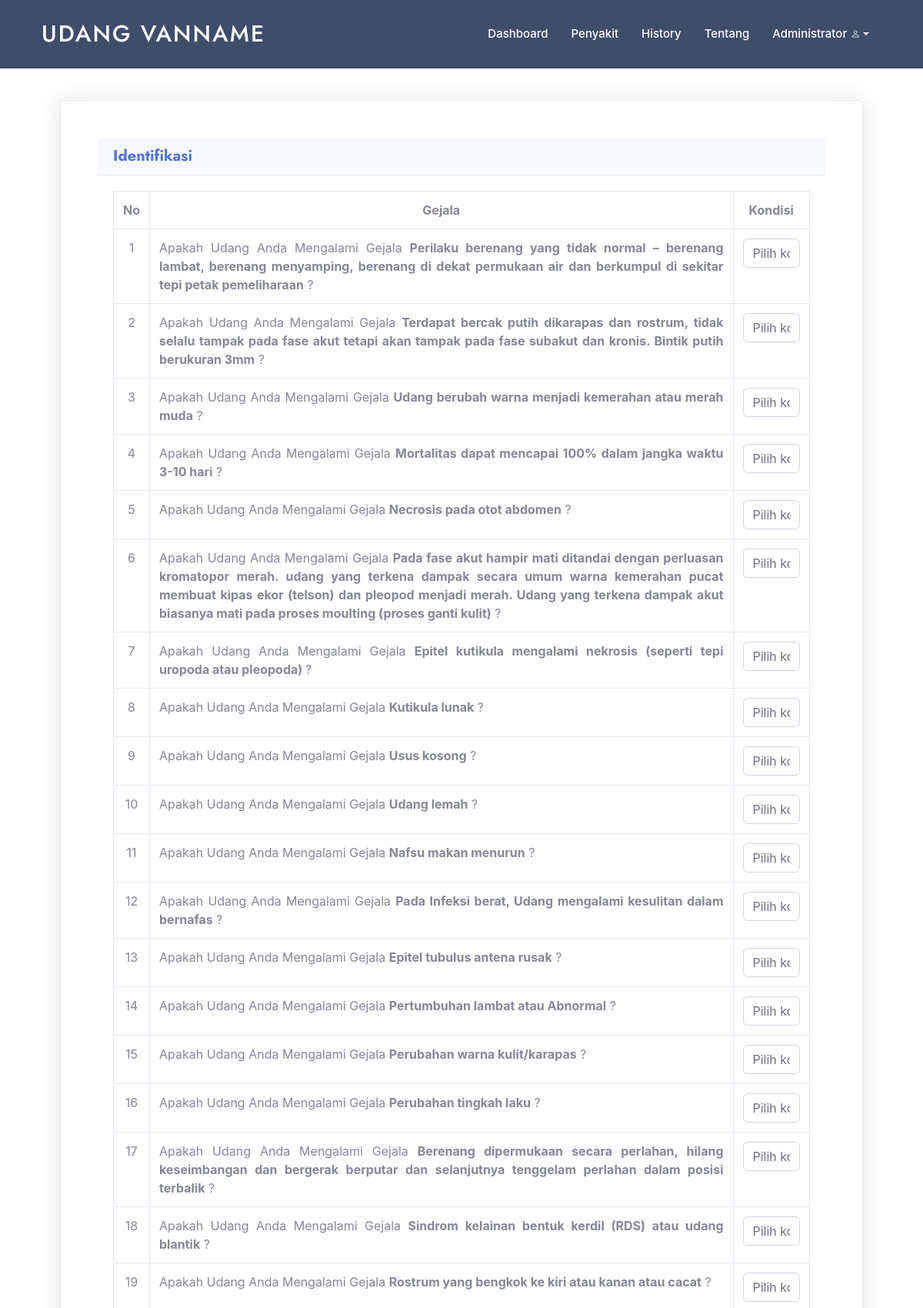
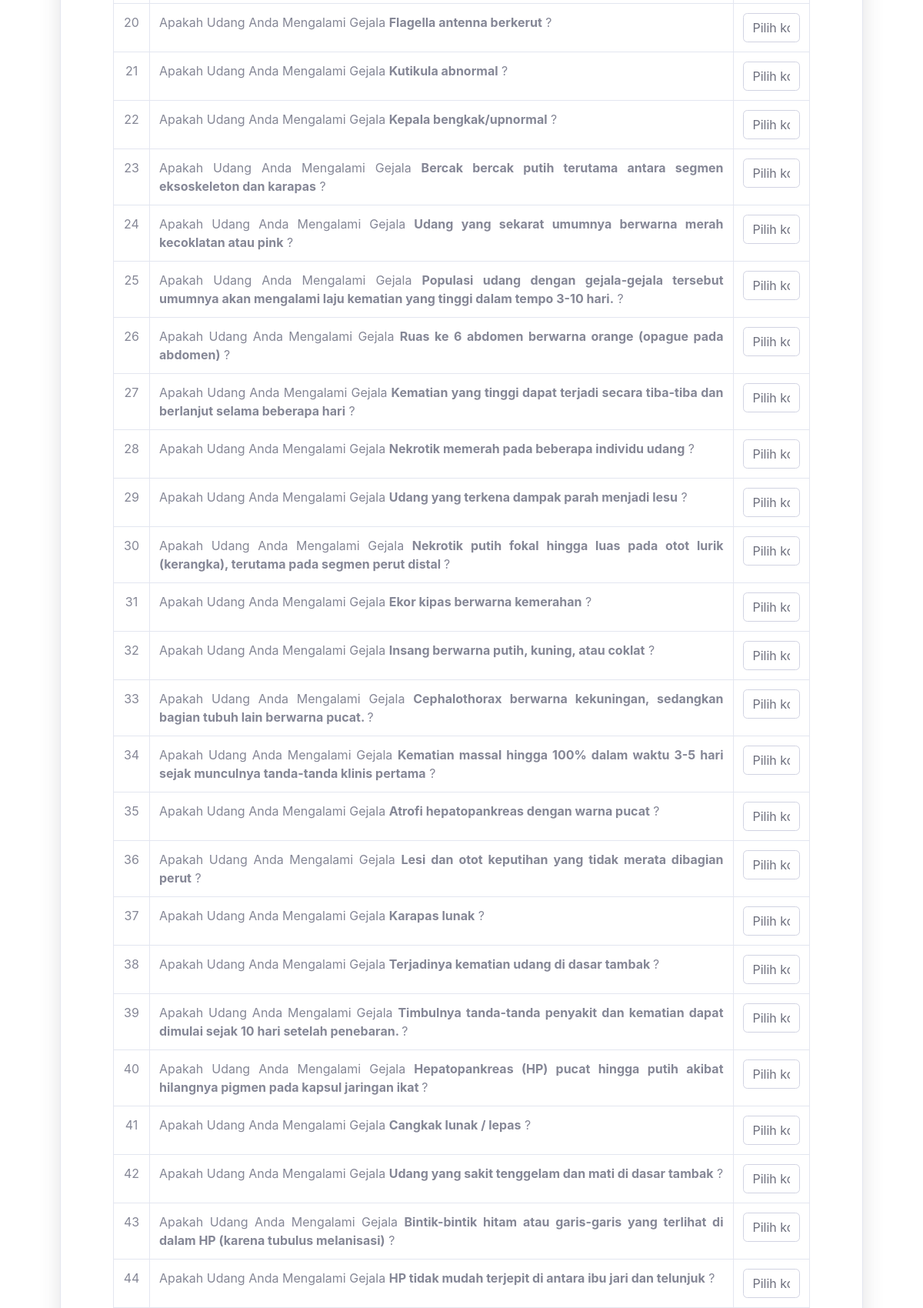
Page /user/identifikasi.php (signed in, upper part) on the committed database (2 pictures, top to bottom).
### tables this page shows
CREATE TABLE `tb_akun` (
  `id_akun` int(11) NOT NULL,
  `nama_lengkap` varchar(50) NOT NULL,
  `username` varchar(50) NOT NULL,
  `password` varchar(50) NOT NULL,
  `level` varchar(30) NOT NULL
);

CREATE TABLE `tb_gejala` (
  `id_gejala` int(11) NOT NULL,
  `nama_gejala` text NOT NULL
);

### user/identifikasi.php (the view, shortened to what this page needs)
<?php
include '../assets/conn/config.php';
include 'header.php';
?>
<section id="portfolio" class="portfolio">
    <div class="container" data-aos="fade-up">
        <div class="section-title">
        </div>
        <div id="portfolio-flters" class="d-flex justify-content-center" data-aos="fade-up" data-aos-delay="100">
<div class="container">
	<div class="card shadow p-5 mb-5">
        <?php if (empty($_GET['no_regidentifikasi'])){?>
		<div class = "card-header">
            <h5 class= "m-0 font-weight-bold text-primary">Identifikasi</h5>
        </div>
            <?php }else{}?>
        <?php if (empty($_GET['no_regidentifikasi'])){?>
        <div class="card-body">
            <form action="identifikasi.php?aksi=identifikasi" id="form-identifikasi" method="POST" enctype="multipart/form-data">
                <div class="table-responsive">
                    <table class="table table-bordered">
                        <tr>
                            <th class="text-center">No</th>
                            <th class="text-center">Gejala</th>
                            <th class="text-center">Kondisi</th>
                        </tr>
                <?php
                $data = mysqli_query($conn,"SELECT * FROM tb_gejala ORDER BY id_gejala");
                $i=0;
                while($a=mysqli_fetch_array($data)){
                    $i++;
                    echo "
                    <tr>
                    <td class='text-center'>$i</td>
                    <td class='text-justify'>Apakah Udang Anda Mengalami Gejala <b>$a[nama_gejala]</b> ?</td>
                    <td >
                    <select class='form-control' name='kondisi[$i]'>
                    <option selected disabled>Pilih kondisi</option>
                    <option value='0'>Tidak</option>
                    <option value='0.2'>Tidak Tahu</option>
                    <option value='0.4'>Sedikit Yakin</option>
                    <option value='0.6'>Cukup Yakin</option>
                    <option value='0.8'>Yakin</option>
                    <option value='1'>Sangat Yakin</option>
                    </select>
                    </td>
                    </tr>
                    <input type='hidden' name='id_gejala[$i]' value='$a[id_gejala]'>
                    ";
                }
                ?>
                    </table>
                </div>
            </form>
        </div>
        <br>
        <br>
    <?php }
    ?>
</div>
</div>
    </div>
</section>

### user/header.php (shortened to what this page needs)
<?php
include '../assets/conn/config.php';
?>
<!DOCTYPE html>
<html lang="en">
<head>
  <link href="../assets-user/vendor/aos/aos.css" rel="stylesheet">
  <link href="../assets-user/vendor/bootstrap/css/bootstrap.min.css" rel="stylesheet">
  <link href="../assets-user/vendor/bootstrap-icons/bootstrap-icons.css" rel="stylesheet">
  <link href="../assets-user/vendor/boxicons/css/boxicons.min.css" rel="stylesheet">
  <link href="../assets-user/vendor/glightbox/css/glightbox.min.css" rel="stylesheet">
  <link href="../assets-user/vendor/remixicon/remixicon.css" rel="stylesheet">
  <link href="../assets-user/vendor/swiper/swiper-bundle.min.css" rel="stylesheet">
  <link href="../assets-user/css/style.css" rel="stylesheet">
  <link href="../assets/vendor/fontawesome-free/css/all.min.css" rel="stylesheet" type="text/css">
  <link href="../assets/css/sb-admin-2.min.css" rel="stylesheet">
  <link href="../assets/vendor/datatables/dataTables.bootstrap4.min.css" rel="stylesheet">
</head>
<body>
  <header id="header" class="fixed-top">
    <div class="container d-flex align-items-center">
      <h1 class="logo me-auto"><a href="index.php">UDANG VANNAME</a></h1>
      <nav id="navbar" class="navbar">
        <ul>
          <li><a class="nav-link scrollto" href="index.php">Dashboard</a></li>
          <li><a class="nav-link scrollto" href="penyakit.php">Penyakit</a></li>
          <li><a class="nav-link scrollto" href="history.php">History</a></li>
          <li><a class="nav-link scrollto" href="tentang.php">Tentang</a></li>
          <li class="dropdown">
  <a href="#" class="dropdown-toggle" data-toggle="dropdown">
    <span>
      <?php
      $username = $_SESSION['username'];
      $det = mysqli_query($conn, "SELECT * FROM tb_akun WHERE username='$username'");
      while ($d = mysqli_fetch_array($det)) {
      ?>
        <span><?php echo $d['nama_lengkap']; ?></span>
      <?php
      }
      ?>
    </span>
    <i class="bi bi-person"></i>
  </a>
</li>
      </nav>
    </div>
  </header>
  </body>
</html>

### assets-user/css/style.css (style rules this page uses)
body { font-family: "Open Sans", sans-serif; color: #444444; }
a { color: #47b2e4; text-decoration: none; }
h1, h2, h3, h4, h5, h6 { font-family: "Jost", sans-serif; }
#header { transition: all 0.5s; z-index: 997; padding: 15px 0; }
#header .logo { font-size: 30px; margin: 0; padding: 0; line-height: 1; font-weight: 500; letter-spacing: 2px; text-transform: uppercase; }
#header .logo a { color: #fff; }
.navbar { padding: 0; }
.navbar ul { margin: 0; padding: 0; display: flex; list-style: none; align-items: center; }
.navbar li { position: relative; }
.navbar a, .navbar a:focus { display: flex; align-items: center; justify-content: space-between; padding: 10px 0 10px 30px; font-size: 15px; font-weight: 500; color: #fff; white-space: nowrap; transition: 0.3s; }
.navbar a i, .navbar a:focus i { font-size: 12px; line-height: 0; margin-left: 5px; }
section { padding: 60px 0; overflow: hidden; }
.section-title { text-align: center; padding-bottom: 30px; }
.portfolio #portfolio-flters { list-style: none; margin-bottom: 20px; }

### user/identifikasi.php (style rules this page uses)
#header { background: rgba(40, 58, 90, 0.9); }
section { padding: 0; padding-top: 100px; }

### rows in the picture
tb_akun: nama_lengkap "Administrator"
tb_gejala: nama_gejala "Perilaku berenang yang tidak normal – berenang lambat, berenang menyamping, berenang di dekat permukaan air dan berkumpul di sekitar tepi petak pemeliharaan"
tb_gejala: nama_gejala "Terdapat bercak putih dikarapas dan rostrum, tidak selalu tampak pada fase akut tetapi akan tampak pada fase subakut dan kronis. Bintik putih berukuran 3mm"
tb_gejala: nama_gejala "Udang berubah warna menjadi kemerahan atau merah muda"
tb_gejala: nama_gejala "Mortalitas dapat mencapai 100% dalam jangka waktu 3-10 hari"
tb_gejala: nama_gejala "Necrosis pada otot abdomen"
tb_gejala: nama_gejala "Pada fase akut hampir mati ditandai dengan perluasan kromatopor merah. udang yang terkena dampak secara umum warna kemerahan pucat membuat kipas ekor (telson) dan pleopod menjadi merah. Udang yang terkena dampak akut biasanya mati pada proses moulting (proses ganti kulit)"
tb_gejala: nama_gejala "Epitel kutikula mengalami nekrosis (seperti tepi uropoda atau pleopoda)"
tb_gejala: nama_gejala "Kutikula lunak"
tb_gejala: nama_gejala "Usus kosong"
tb_gejala: nama_gejala "Udang lemah"
tb_gejala: nama_gejala "Nafsu makan menurun"
tb_gejala: nama_gejala "Pada Infeksi berat, Udang mengalami kesulitan dalam bernafas"
tb_gejala: nama_gejala "Epitel tubulus antena rusak"
tb_gejala: nama_gejala "Pertumbuhan lambat atau Abnormal"
tb_gejala: nama_gejala "Perubahan warna kulit/karapas"
tb_gejala: nama_gejala "Perubahan tingkah laku"
tb_gejala: nama_gejala "Berenang dipermukaan secara perlahan, hilang keseimbangan dan bergerak berputar dan selanjutnya tenggelam perlahan dalam posisi terbalik"
tb_gejala: nama_gejala "Sindrom kelainan bentuk kerdil (RDS) atau udang blantik"
tb_gejala: nama_gejala "Rostrum yang bengkok ke kiri atau kanan atau cacat"
tb_gejala: nama_gejala "Flagella antenna berkerut"
tb_gejala: nama_gejala "Kutikula abnormal"
tb_gejala: nama_gejala "Kepala bengkak/upnormal"
tb_gejala: nama_gejala "Bercak bercak putih terutama antara segmen eksoskeleton dan karapas"
tb_gejala: nama_gejala "Udang yang sekarat umumnya berwarna merah kecoklatan atau pink"
tb_gejala: nama_gejala "Populasi udang dengan gejala-gejala tersebut umumnya akan mengalami laju kematian yang tinggi dalam tempo 3-10 hari."
tb_gejala: nama_gejala "Ruas ke 6 abdomen berwarna orange (opague pada abdomen)"
tb_gejala: nama_gejala "Kematian yang tinggi dapat terjadi secara tiba-tiba dan berlanjut selama beberapa hari"
tb_gejala: nama_gejala "Nekrotik memerah pada beberapa individu udang"
tb_gejala: nama_gejala "Udang yang terkena dampak parah menjadi lesu"
tb_gejala: nama_gejala "Nekrotik putih fokal hingga luas pada otot lurik (kerangka), terutama pada segmen perut distal"
tb_gejala: nama_gejala "Ekor kipas berwarna kemerahan"
tb_gejala: nama_gejala "Insang berwarna putih, kuning, atau coklat"
tb_gejala: nama_gejala "Cephalothorax berwarna kekuningan, sedangkan bagian tubuh lain berwarna pucat."
tb_gejala: nama_gejala "Kematian massal hingga 100% dalam waktu 3-5 hari sejak munculnya tanda-tanda klinis pertama"
tb_gejala: nama_gejala "Atrofi hepatopankreas dengan warna pucat"
tb_gejala: nama_gejala "Lesi dan otot keputihan yang tidak merata dibagian perut"
tb_gejala: nama_gejala "Karapas lunak"
tb_gejala: nama_gejala "Terjadinya kematian udang di dasar tambak"
tb_gejala: nama_gejala "Timbulnya tanda-tanda penyakit dan kematian dapat dimulai sejak 10 hari setelah penebaran."
tb_gejala: nama_gejala "Hepatopankreas (HP) pucat hingga putih akibat hilangnya pigmen pada kapsul jaringan ikat"
tb_gejala: nama_gejala "Cangkak lunak / lepas"
tb_gejala: nama_gejala "Udang yang sakit tenggelam dan mati di dasar tambak"
tb_gejala: nama_gejala "Bintik-bintik hitam atau garis-garis yang terlihat di dalam HP (karena tubulus melanisasi)"
tb_gejala: nama_gejala "HP tidak mudah terjepit di antara ibu jari dan telunjuk"
